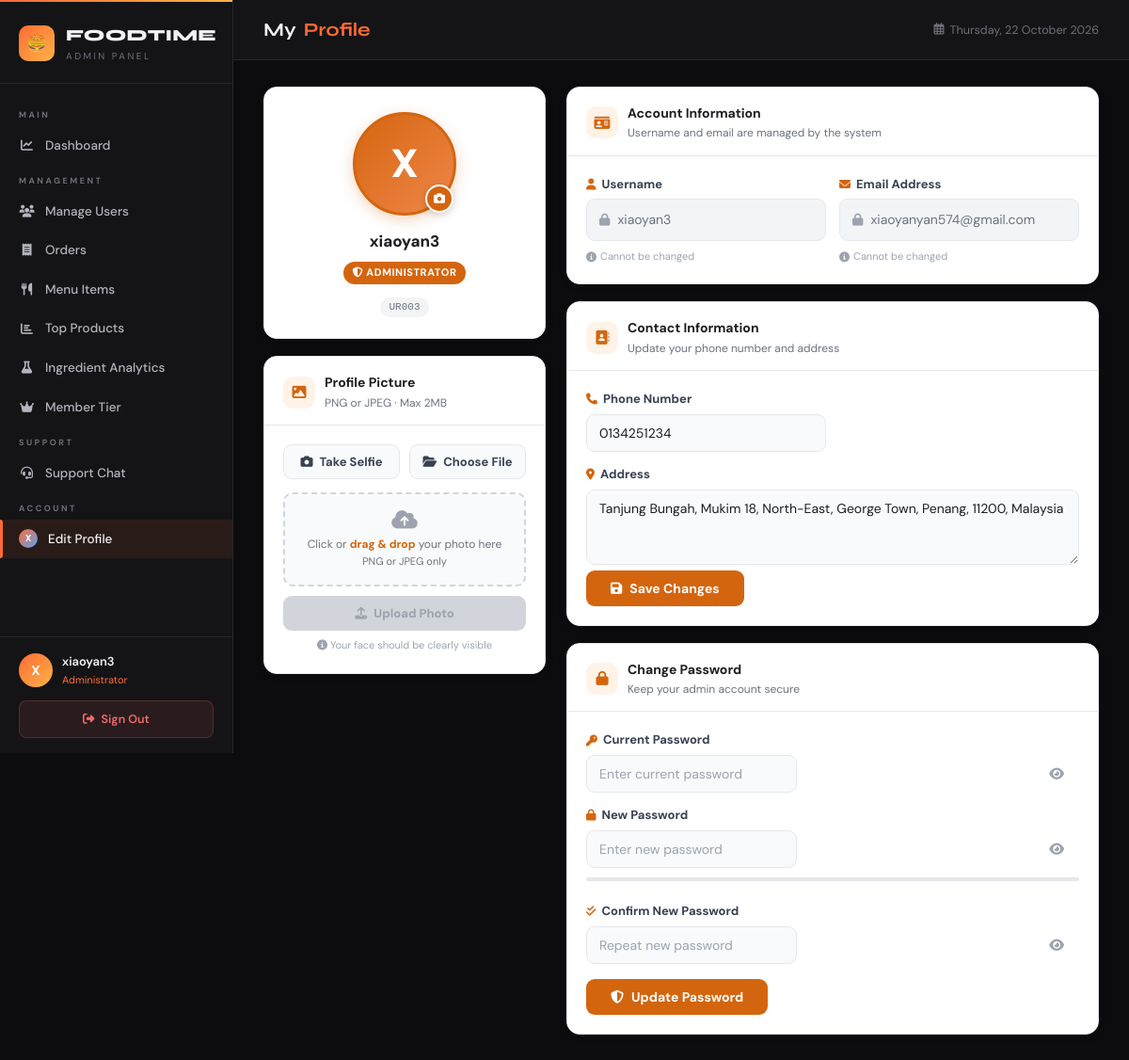
The page /app/admin_profile.php (signed in) on the database its author committed.
### tables this page shows
CREATE TABLE `users` (
  `userid` varchar(10) NOT NULL,
  `username` varchar(100) DEFAULT NULL,
  `email` varchar(100) NOT NULL,
  `phone` varchar(12) NOT NULL,
  `address` text NOT NULL,
  `gender` enum('male','female','','') NOT NULL,
  `password` varchar(255) NOT NULL,
  `position` enum('admin','customer') NOT NULL DEFAULT 'customer',
  `avatar` varchar(255) DEFAULT NULL,
  `is_blocked` tinyint(1) NOT NULL DEFAULT 0,
  `status` varchar(20) NOT NULL DEFAULT 'active',
  `profile_picture` varchar(255) DEFAULT NULL,
  `membership_points` int(11) NOT NULL DEFAULT 0,
  `total_points_earned` int(11) NOT NULL DEFAULT 0,
  `ewallet_pin_hash` varchar(255) DEFAULT NULL,
  `ewallet_pin_set_at` datetime DEFAULT NULL
);

### app/admin_profile.php (the view, shortened to what this page needs)
<?php
require_once 'base.php';
$user_id      = $_SESSION['user_id'] ?? '';
$stmt = mysqli_prepare($connect,
    "SELECT userid, username, email, address, phone, profile_picture FROM users WHERE userid = ?");
mysqli_stmt_bind_param($stmt, 's', $user_id);
mysqli_stmt_execute($stmt);
$result = mysqli_stmt_get_result($stmt);
$user   = mysqli_fetch_assoc($result);
$avatar_src = (!empty($user['profile_picture']) &&
               file_exists('uploads/profiles/' . $user['profile_picture']))
    ? 'uploads/profiles/' . htmlspecialchars($user['profile_picture'])
    : null;
$user_initial = strtoupper(mb_substr($user['username'], 0, 1));
?>
<!DOCTYPE html>
<html lang="en">
<head>
<link rel="stylesheet" href="https://cdnjs.cloudflare.com/ajax/libs/font-awesome/6.4.0/css/all.min.css">
<link rel="stylesheet" href="css/admin.css">
</head>
<body>
<?php include 'admin_sidebar.php'; ?>
<main class="main">
    <div class="topbar">
        <div class="topbar-title">My <span>Profile</span></div>
        <div class="topbar-right">
            <div class="topbar-date"><i class="far fa-calendar-alt"></i> <?= date('l, d F Y') ?></div>
        </div>
    </div>
    <div class="content">
        <div class="profile-grid">
            <div style="display:flex;flex-direction:column;gap:18px">
                <div class="pr-card">
                    <div class="avatar-card-body">
                        <div class="av-wrap">
                            <?php if ($avatar_src): ?>
                                <img src="<?= $avatar_src ?>" alt="Profile" class="av-img" id="avatarDisplay"
                                     onclick="viewProfilePic('<?= $avatar_src ?>')" title="View photo" style="cursor:zoom-in">
                            <?php else: ?>
                                <div class="av-placeholder" id="avatarDisplay"><?= $user_initial ?></div>
                            <?php endif; ?>
                            <button class="av-cam" onclick="openCameraModal()" title="Take selfie">
                                <i class="fas fa-camera"></i>
                            </button>
                        </div>
                        <div class="av-name"><?= htmlspecialchars($user['username']) ?></div>
                        <div class="av-role"><i class="fas fa-shield-halved"></i> Administrator</div>
                        <div class="av-id"><?= htmlspecialchars($user['userid']) ?></div>
                    </div>
                </div>
                <div class="pr-card">
                    <div class="pr-card-header">
                        <div class="pr-card-icon"><i class="fas fa-image"></i></div>
                        <div>
                            <div class="pr-card-title">Profile Picture</div>
                            <div class="pr-card-sub">PNG or JPEG · Max 2MB</div>
                        </div>
                    </div>
                    <div class="pr-card-body">
                        <div style="display:flex;gap:10px;margin-bottom:14px">
                            <button type="button" class="btn-source" onclick="openCameraModal()">
                                <i class="fas fa-camera"></i> Take Selfie
                            </button>
                            <button type="button" class="btn-source" onclick="triggerPicUpload()">
                                <i class="fas fa-folder-open"></i> Choose File
                            </button>
                        </div>
                        <form method="POST" enctype="multipart/form-data" id="picForm">
                            <div class="upload-drop-area" id="dropArea"
                                 onclick="triggerPicUpload()"
                                 ondragover="handleDragOver(event)"
                                 ondragleave="handleDragLeave(event)"
                                 ondrop="handleDrop(event)">
                                <i class="fas fa-cloud-upload-alt"></i>
                                <p>Click or <strong>drag & drop</strong> your photo here<br>
                                   <span style="font-size:11px">PNG or JPEG only</span></p>
                            </div>
                            <button type="submit" class="btn-upload" id="btnUpload" disabled>
                                <i class="fas fa-upload"></i> Upload Photo
                            </button>
                            <div class="upload-hint"><i class="fas fa-info-circle"></i> Your face should be clearly visible</div>
                        </form>
                    </div>
                </div>
            </div>
            <div style="display:flex;flex-direction:column;gap:18px">
                <div class="pr-card">
                    <div class="pr-card-header">
                        <div class="pr-card-icon"><i class="fas fa-id-card"></i></div>
                        <div>
                            <div class="pr-card-title">Account Information</div>
                            <div class="pr-card-sub">Username and email are managed by the system</div>
                        </div>
                    </div>
                    <div class="pr-card-body">
                        <div class="pr-form-grid">
                            <div class="pr-field">
                                <label class="pr-label"><i class="fas fa-user"></i> Username</label>
                                <div class="pr-readonly">
                                    <i class="fas fa-lock"></i>
                                    <?= htmlspecialchars($user['username']) ?>
                                </div>
                                <div class="pr-readonly-hint"><i class="fas fa-info-circle"></i> Cannot be changed</div>
                            </div>
                            <div class="pr-field">
                                <label class="pr-label"><i class="fas fa-envelope"></i> Email Address</label>
                                <div class="pr-readonly">
                                    <i class="fas fa-lock"></i>
                                    <?= htmlspecialchars($user['email'] ?? '—') ?>
                                </div>
                                <div class="pr-readonly-hint"><i class="fas fa-info-circle"></i> Cannot be changed</div>
                            </div>
                        </div>
                    </div>
                </div>
                <div class="pr-card">
                    <div class="pr-card-header">
                        <div class="pr-card-icon"><i class="fas fa-address-book"></i></div>
                        <div>
                            <div class="pr-card-title">Contact Information</div>
                            <div class="pr-card-sub">Update your phone number and address</div>
                        </div>
                    </div>
                    <div class="pr-card-body">
                        <form method="POST" id="infoForm">
                            <div class="pr-form-grid">
                                <div class="pr-field">
                                    <label class="pr-label" for="phone"><i class="fas fa-phone"></i> Phone Number</label>
                                    <input type="tel" name="phone" id="phone" class="pr-input"
                                           value="<?= htmlspecialchars($user['phone'] ?? '') ?>"
                                           maxlength="20" placeholder="e.g. 012-3456789">
                                </div>
                                <div class="pr-field" style="grid-column:1/-1">
                                    <label class="pr-label" for="address"><i class="fas fa-map-marker-alt"></i> Address</label>
                                    <textarea name="address" id="address" class="pr-input"
                                              maxlength="300" rows="3"
                                              placeholder="Enter your address…"><?= htmlspecialchars($user['address'] ?? '') ?></textarea>
                                </div>
                            </div>
                            <button type="submit" class="btn-save">
                                <i class="fas fa-save"></i> Save Changes
                            </button>
                        </form>
                    </div>
                </div>
                <div class="pr-card">
                    <div class="pr-card-header">
                        <div class="pr-card-icon"><i class="fas fa-lock"></i></div>
                        <div>
                            <div class="pr-card-title">Change Password</div>
                            <div class="pr-card-sub">Keep your admin account secure</div>
                        </div>
                    </div>
                    <div class="pr-card-body">
                        <form method="POST" id="pwForm" onsubmit="return validatePwForm()">
                            <div style="display:flex;flex-direction:column;gap:14px">
                                <div class="pr-field">
                                    <label class="pr-label" for="old_password"><i class="fas fa-key"></i> Current Password</label>
                                    <div class="pw-wrap">
                                        <input type="password" name="old_password" id="old_password"
                                               class="pr-input" placeholder="Enter current password"
                                               autocomplete="current-password">
                                        <button type="button" class="pw-toggle" onclick="togglePw('old_password',this)">
                                            <i class="fas fa-eye"></i>
                                        </button>
                                    </div>
                                </div>
                                <div class="pr-field">
                                    <label class="pr-label" for="new_password"><i class="fas fa-lock"></i> New Password</label>
                                    <div class="pw-wrap">
                                        <input type="password" name="new_password" id="new_password"
                                               class="pr-input" placeholder="Enter new password"
                                               autocomplete="new-password" oninput="checkStrength(this.value)">
                                        <button type="button" class="pw-toggle" onclick="togglePw('new_password',this)">
                                            <i class="fas fa-eye"></i>
                                        </button>
                                    </div>
                                    <div class="pw-strength"><div class="pw-strength-bar" id="pwBar"></div></div>
                                </div>
                                <div class="pr-field">
                                    <label class="pr-label" for="confirm_password"><i class="fas fa-check-double"></i> Confirm New Password</label>
                                    <div class="pw-wrap">
                                        <input type="password" name="confirm_password" id="confirm_password"
                                               class="pr-input" placeholder="Repeat new password"
                                               autocomplete="new-password">
                                        <button type="button" class="pw-toggle" onclick="togglePw('confirm_password',this)">
                                            <i class="fas fa-eye"></i>
                                        </button>
                                    </div>
                                </div>
                            </div>
                            <button type="submit" class="btn-save" style="margin-top:16px">
                                <i class="fas fa-shield-alt"></i> Update Password
                            </button>
                        </form>
                    </div>
                </div>
            </div>
        </div>
    </div>
</main>
</body>
</html>

### app/css/admin.css (style rules this page uses)
:root { --bg: #0c0c0e; --surface: #141416; --surface-2: #1c1c1f; --surface-3: #242428; --border: #27272b; --border-2: #323237; --text: #f2f2f4; --text-2: #b4b4bf; --muted: #6e6e7a; --accent: #ff6b35; --accent-2: #ffb347; --accent-bg: rgba(255, 107, 53, 0.09); --accent-border: rgba(255, 107, 53, 0.28); --success: #3ecf8e; --success-bg: rgba(62, 207, 142, 0.10); --danger: #f16b6b; --danger-bg: rgba(241, 107, 107, 0.10); --warning: #f5c842; --warning-bg: rgba(245, 200, 66, 0.10); --info: #5ba4f5; --info-bg: rgba(91, 164, 245, 0.10); --purple: #a78bfa; --purple-bg: rgba(167, 139, 250, 0.10); --sidebar-w: 248px; --topbar-h: 64px; --radius: 12px; --radius-sm: 8px; --radius-lg: 16px; --shadow: 0 8px 32px rgba(0, 0, 0, 0.28); }
*, *::before, *::after { margin: 0; padding: 0; box-sizing: border-box; }
html, body { height: 100%; background: var(--bg); color: var(--text); font-family: 'DM Sans', sans-serif; font-size: 14px; line-height: 1.6; -webkit-font-smoothing: antialiased; }
body { display: flex; overflow-x: hidden; }
button { font-family: inherit; cursor: pointer; }
input, select, textarea { font-family: inherit; }
.main { margin-left: var(--sidebar-w); flex: 1; min-height: 100vh; display: flex; flex-direction: column; }
.topbar { height: var(--topbar-h); background: var(--surface); border-bottom: 1px solid var(--border); padding: 0 32px; display: flex; align-items: center; justify-content: space-between; position: sticky; top: 0; z-index: 100; flex-shrink: 0; }
.topbar-title { font-family: 'Syne', sans-serif; font-size: 20px; font-weight: 700; display: flex; align-items: center; gap: 8px; }
.topbar-title span { color: var(--accent); }
.topbar-right { display: flex; align-items: center; gap: 14px; }
.topbar-date { font-size: 12.5px; color: var(--muted); display: flex; align-items: center; gap: 6px; }
.content { padding: 28px 32px; flex: 1; }

### rows shown on the page
users: username "X", username "xiaoyan3", userid "UR003", email "xiaoyanyan574@gmail.com", phone "0134251234", address "Tanjung Bungah, Mukim 18, North-East, George Town, Penang, 11200, Malaysia"

### other values the page prints
substr($admin_name, 0, 1) "X"
$admin_name "xiaoyan3"
